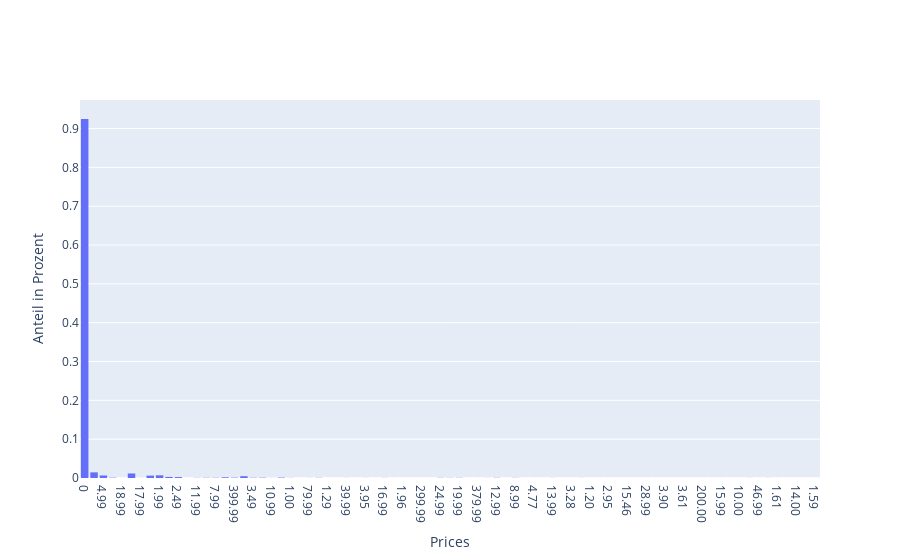

Here is the notebook cell this chart was saved with:
### Code cell
data = [
    go.Histogram( x = X_train['Price'],
                  histnorm = 'probability')
    ]

fig = go.Figure(data)
fig.update_xaxes(title_text='Prices')
fig.update_yaxes(title_text='Anteil in Prozent')
fig.show()

### Figure 1 — Plotly figure (JSON) as saved in the notebook; plotly's stock layout.template omitted (floating-point values rounded to 4 significant figures; data arrays with more than 128 entries replaced by an {"elided": "..."} marker saying what was removed)
{"data": [{"histnorm": "probability", "type": "histogram", "x": {"elided": "8672 str values"}}], "layout": {"xaxis": {"title": {"text": "Prices"}}, "yaxis": {"title": {"text": "Anteil in Prozent"}}}}
